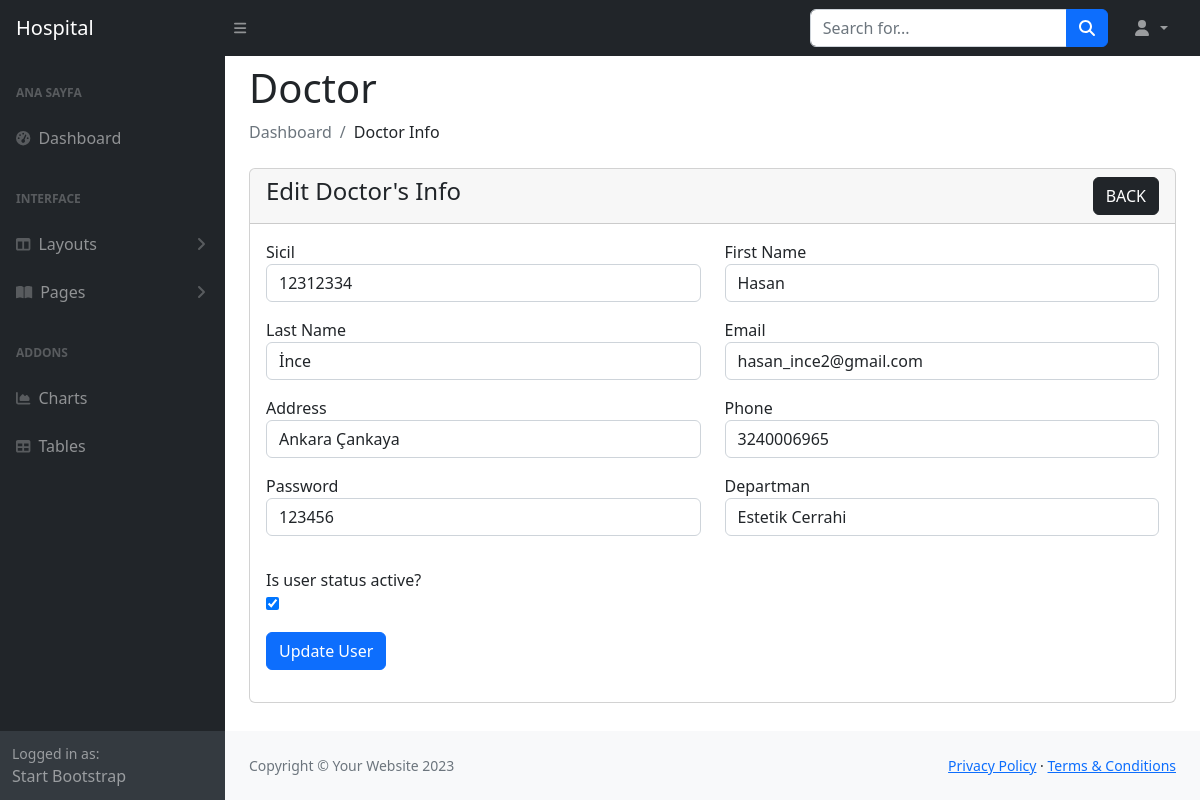
The app's page /Hospital_Managament_System/admin/edit_doctor.php?doctor_id=1 with its own data.
### tables this page shows
CREATE TABLE `doctor` (
  `doctor_id` int(11) NOT NULL,
  `sicil` varchar(100) NOT NULL,
  `fname` varchar(200) NOT NULL,
  `lname` varchar(200) NOT NULL,
  `email` longtext NOT NULL,
  `password` longtext NOT NULL,
  `address` longtext NOT NULL,
  `phone` longtext NOT NULL,
  `department_id` int(11) NOT NULL,
  `status` tinyint(1) NOT NULL
);

CREATE TABLE `department` (
  `department_id` int(11) NOT NULL,
  `name` longtext NOT NULL
);

### Hospital_Managament_System/admin/edit_doctor.php (the view, shortened to what this page needs)
<?php
include("config/dbcon.php");
include("includes/header.php"); ?>
<div class="container-fluid px-4">
    <h1 class="mt-2">Doctor</h1>
    <ol class="breadcrumb mb-4">
        <li class="breadcrumb-item active">Dashboard</li>
        <li class="breadcrumb-item">Doctor Info</li>
    </ol>
    <div class="row">
        <div class="col-md-12">
            <div class="card">
                <div class="card-header">
                    <h4>Edit Doctor's Info
                        <a href="view_register.php" class="btn btn-dark float-end">BACK</a>
                    </h4>
                </div>
                <div class="card-body">
                    <?php
                    if (isset($_GET['doctor_id'])) {
                        $doctor_id = $_GET['doctor_id'];
                        $users = "SELECT * FROM doctor WHERE doctor_id='$doctor_id'";
                        $users_run = mysqli_query($con, $users);
                        if (mysqli_num_rows($users_run) > 0) {
                            foreach ($users_run as $user) {
                                ?>
                                <form action="code.php" method="POST">
                                    <div class="row">
                                    <div class="col-md-6 mb-3">
                                            <label for="">Sicil</label>
                                            <input type="text" name="sicil" value="<?= $user['sicil'] ?>" class="form-control">
                                        </div>
                                        <div class="col-md-6 mb-3">
                                            <label for="">First Name</label>
                                            <input type="text" name="fname" value="<?= $user['fname'] ?>" class="form-control">
                                        </div>
                                        <div class="col-md-6 mb-3">
                                            <label for="">Last Name</label>
                                            <input type="text" name="lname" value="<?= $user['lname'] ?>" class="form-control">
                                        </div>
                                        <div class="col-md-6 mb-3">
                                            <label for="">Email</label>
                                            <input type="text" name="email" value="<?= $user['email'] ?>" class="form-control">
                                        </div>
                                        <div class="col-md-6 mb-3">
                                            <label for="">Address</label>
                                            <input type="text" name="adres" value="<?= $user['address'] ?>" class="form-control">
                                        </div>
                                        <div class="col-md-6 mb-3">
                                            <label for="">Phone</label>
                                            <input type="text" name="telephone" value="<?= $user['phone'] ?>" class="form-control">
                                        </div>
                                        <div class="col-md-6 mb-3">
                                            <label for="">Password</label>
                                            <input type="text" name="password" value="<?= $user['password'] ?>" class="form-control">
                                        </div>
                                        <div class="col-md-6 mb-3">
                                            <label for="">Departman</label>
                                            <select name="department" required class="form-control">
                                                <?php
                                          $query = "SELECT * FROM department ORDER BY department_id" ;
                                          $query_run = mysqli_query($con, $query);
                                          if (mysqli_num_rows($query_run) > 0) {
                                            foreach ($query_run as $row) {
                                            ?>
                                                <option value="<?= $user['department_id']?>" <?= $user['department_id'] == $row['department_id'] ? 'selected' : ''; ?>><?= $row['name'];?></option>
                                                <?php
                                            }
                                        }?>
                                            </select>
                                        </div>
                                        <div class="col-md-6 mb-3 mt-3">
                                            <label for="">Is user status active?</label> <br />
                                            <input type="checkbox" name="status" <?= $user['status'] == '1' ? 'checked' : '' ?>
                                                width='90px' height='90px'>
                                        </div>
                                        <div class="col-md-12 mb-3">
                                        <button type="button" class="btn btn-primary" id="modalButton" data-bs-toggle="modal" data-bs-target="#exampleModalCenterEdit">Update User</button>
                                        </div>
                                    </div>
                                </form>
                                <?php
                            }
                        } else {
                            ?>
                            <h4>No Record Found</h4>
                            <?php
                        }
                    }
                    ?>
                </div>
            </div>
        </div>
    </div>
</div>
<?php
include("includes/footer.php");
include("includes/scripts.php");
?>

### records on screen
doctor: sicil "12312334", fname "Hasan", lname "İnce", email "hasan_ince2@gmail.com", adres "Ankara Çankaya", telephone "3240006965", password "123456", department "Estetik Cerrahi", status "☑"
